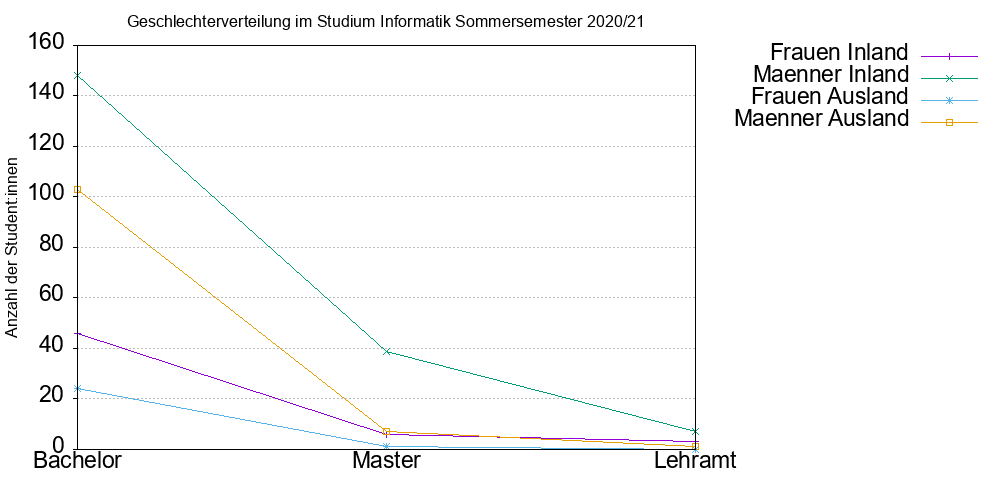

Write the gnuplot code that produced this figure.
set terminal png size 1000,480
set output "graph4.png"
set key right outside
set key font "Arial, 17"
set tics font "Arial, 17"
set title "Geschlechterverteilung im Studium Informatik Sommersemester 2020/21"

set xtics nomirror scale 0

set ylabel "Anzahl der Student:innen"
set ytics out nomirror

set grid ytics lt 0 lw 1 lc rgb "#bbbbbb"

set style data linespoints

set style fill solid border -1
set boxwidth 0.75

 plot "graph1.dat" using 2:xtic(1) title "Frauen Inland",   \
    "graph1.dat" using 3 title "Maenner Inland",   \
     "graph1.dat" using 4 title "Frauen Ausland",    \
     "graph1.dat" using 5 title "Maenner Ausland"    
